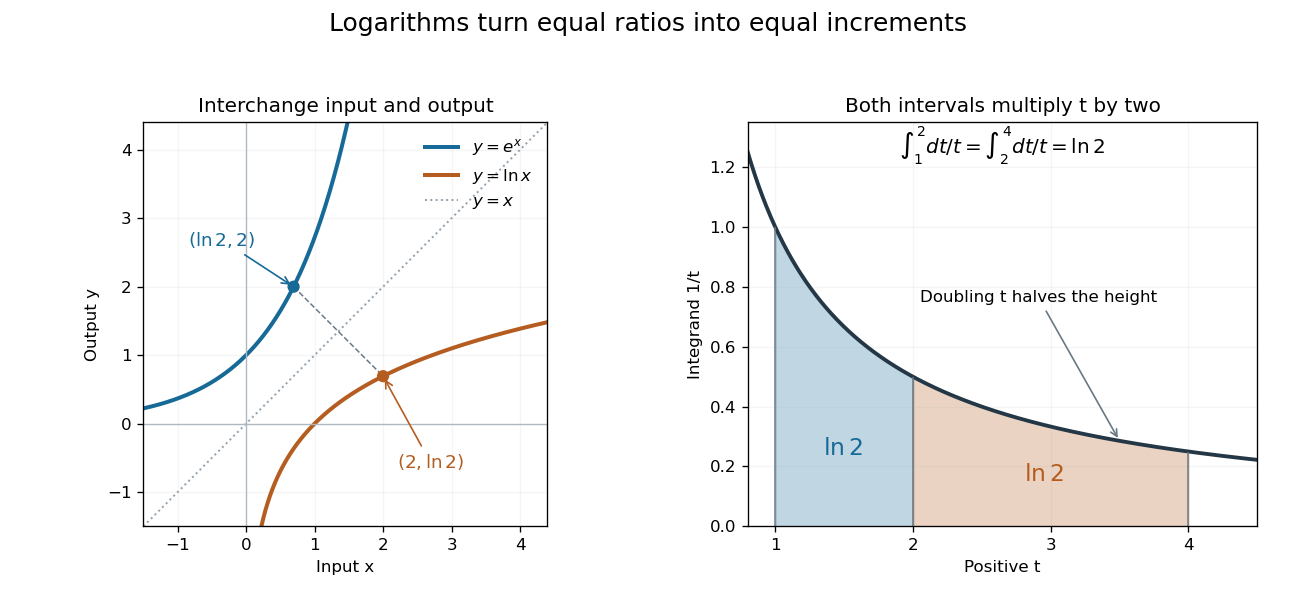

Generate this figure with Python:
"""Inverse graphs and equal logarithmic areas for equal multiplicative intervals."""

from pathlib import Path

import matplotlib
matplotlib.use("Agg")
import matplotlib.pyplot as plt
import numpy as np


def main():
    parameter=np.linspace(-1.5, np.log(4.4), 701)
    ln2=np.log(2)
    t1=np.linspace(1, 2, 10001)
    t2=np.linspace(2, 4, 10001)
    assert abs(np.trapezoid(1/t1,t1)-ln2) < 1e-9
    assert abs(np.trapezoid(1/t2,t2)-ln2) < 1e-9
    assert np.isclose(np.exp(ln2),2)
    blue, orange = "#176997", "#b55d20"
    fig, axes=plt.subplots(1,2,figsize=(10.8,5.1),dpi=120)
    ax=axes[0]
    ax.plot(parameter,np.exp(parameter),color=blue,lw=2.4,label=r"$y=e^x$")
    ax.plot(np.exp(parameter),parameter,color=orange,lw=2.4,label=r"$y=\ln x$")
    ax.plot([-1.5,4.4],[-1.5,4.4],color="#94a3af",ls=":",lw=1.2,label=r"$y=x$")
    ax.axhline(0,color="#aeb8c0",lw=.8); ax.axvline(0,color="#aeb8c0",lw=.8)
    ax.scatter([ln2,2],[2,ln2],color=[blue,orange],s=40,zorder=4)
    ax.plot([ln2,2],[2,ln2],color="#687986",ls="--",lw=.9)
    ax.annotate(r"$(\ln2,2)$",(ln2,2),xytext=(-.85,2.6),fontsize=11,color=blue,
                arrowprops={"arrowstyle":"->","color":blue})
    ax.annotate(r"$(2,\ln2)$",(2,ln2),xytext=(2.2,-.65),fontsize=11,color=orange,
                arrowprops={"arrowstyle":"->","color":orange})
    ax.set(xlim=(-1.5,4.4),ylim=(-1.5,4.4),xlabel="Input x",ylabel="Output y")
    ax.set_aspect("equal")
    ax.set_title("Interchange input and output",fontsize=12)
    ax.legend(loc="upper right",frameon=False,fontsize=10)
    ax.grid(alpha=.12)
    ax=axes[1]
    t=np.linspace(.8,4.5,701)
    ax.plot(t,1/t,color="#243746",lw=2.3,label=r"$1/t$")
    ax.fill_between(t1,0,1/t1,color=blue,alpha=.27)
    ax.fill_between(t2,0,1/t2,color=orange,alpha=.27)
    for endpoint in [1,2,4]: ax.vlines(endpoint,0,1/endpoint,color="#687986",lw=.9)
    ax.text(1.49,.24,r"$\ln2$",ha="center",fontsize=14,color=blue)
    ax.text(2.95,.15,r"$\ln2$",ha="center",fontsize=14,color=orange)
    ax.annotate("Doubling t halves the height",(3.5,1/3.5),xytext=(2.05,.75),fontsize=10,
                arrowprops={"arrowstyle":"->","color":"#687986"})
    ax.set(xlim=(.8,4.5),ylim=(0,1.35),xlabel="Positive t",ylabel="Integrand 1/t")
    ax.set_xticks([1,2,3,4])
    ax.set_title("Both intervals multiply t by two",fontsize=12)
    ax.text(.5,.92,r"$\int_1^2dt/t=\int_2^4dt/t=\ln2$",transform=ax.transAxes,
            ha="center",fontsize=12)
    ax.grid(alpha=.12)
    fig.suptitle("Logarithms turn equal ratios into equal increments",fontsize=15)
    fig.subplots_adjust(left=.07,right=.97,bottom=.14,top=.80,wspace=.29)
    fig.savefig(Path.cwd()/Path(__file__).with_suffix(".png").name,facecolor="white")
    plt.close(fig)


if __name__=="__main__":
    main()
